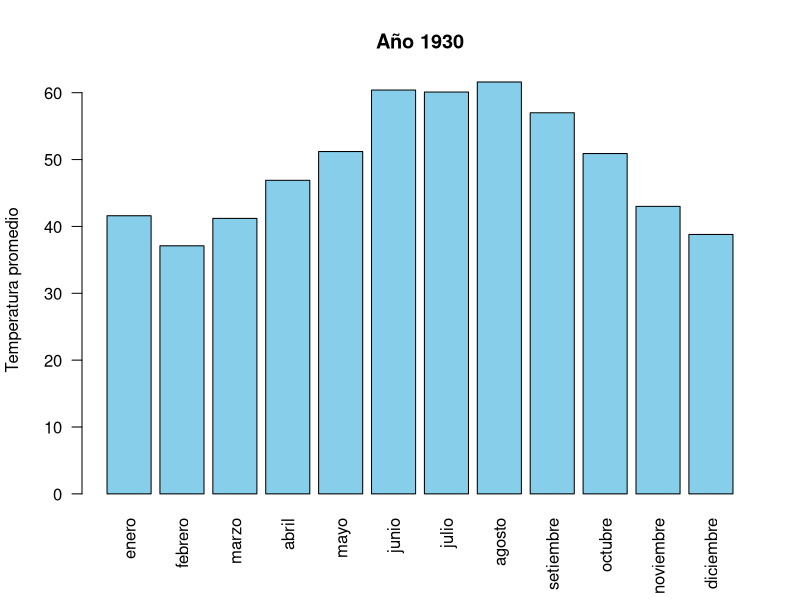

The R script that drew this image:
# Fijar ruta
setwd(r"(D:\Mastering-Shiny_Book-Club\flujo_de_trabajo\paso_0)")

# Base de datos usada para crear el data frame "temperaturas":
# nottem (Average Monthly Temperatures at Nottingham, 1920-1939)
temperaturas <- read.csv("temperaturas.csv")

# Fijar un año
# Años posibles: 1920 a 1939
anio <- 1930

# Diagrama de barras
temperatura_anual <- temperaturas[temperaturas$anio == anio,]
temperatura_anual <- unlist(temperatura_anual)[-1]

barplot(
  height = temperatura_anual, col ="skyblue",
  xlab = "", ylab = "Temperatura promedio",
  main = paste0("Año ", anio),
  names = colnames(temperatura_anual)[-1], las = 2
)

# Meses de mínima y máxima temperatura
mes_max_temperatura <- colnames(temperaturas)[1+which.max(temperatura_anual)]
mes_min_temperatura <- colnames(temperaturas)[1+which.min(temperatura_anual)]

mes_max_temperatura
mes_min_temperatura
